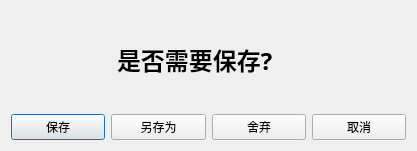
<?xml version="1.0" encoding="UTF-8"?>
<ui version="4.0">
 <class>SaveRemindDialog</class>
 <widget class="QDialog" name="SaveRemindDialog">
  <property name="geometry">
   <rect>
    <x>0</x>
    <y>0</y>
    <width>417</width>
    <height>151</height>
   </rect>
  </property>
  <property name="windowTitle">
   <string>Dialog</string>
  </property>
  <layout class="QVBoxLayout" name="verticalLayout">
   <item>
    <layout class="QHBoxLayout" name="horizontalLayout_2">
     <item>
      <spacer name="horizontalSpacer">
       <property name="orientation">
        <enum>Qt::Horizontal</enum>
       </property>
       <property name="sizeType">
        <enum>QSizePolicy::Preferred</enum>
       </property>
       <property name="sizeHint" stdset="0">
        <size>
         <width>40</width>
         <height>20</height>
        </size>
       </property>
      </spacer>
     </item>
     <item>
      <widget class="QLabel" name="imageLabel">
       <property name="minimumSize">
        <size>
         <width>60</width>
         <height>60</height>
        </size>
       </property>
       <property name="text">
        <string/>
       </property>
       <property name="alignment">
        <set>Qt::AlignCenter</set>
       </property>
      </widget>
     </item>
     <item>
      <widget class="QLabel" name="wordLabel">
       <property name="sizePolicy">
        <sizepolicy hsizetype="Expanding" vsizetype="Preferred">
         <horstretch>0</horstretch>
         <verstretch>0</verstretch>
        </sizepolicy>
       </property>
       <property name="font">
        <font>
         <family>Adobe Gurmukhi</family>
         <pointsize>18</pointsize>
         <weight>75</weight>
         <bold>true</bold>
        </font>
       </property>
       <property name="text">
        <string>是否需要保存?</string>
       </property>
       <property name="alignment">
        <set>Qt::AlignLeading|Qt::AlignLeft|Qt::AlignVCenter</set>
       </property>
      </widget>
     </item>
    </layout>
   </item>
   <item>
    <layout class="QHBoxLayout" name="horizontalLayout">
     <item>
      <widget class="QPushButton" name="saveButton">
       <property name="text">
        <string>保存</string>
       </property>
      </widget>
     </item>
     <item>
      <widget class="QPushButton" name="saveToButton">
       <property name="text">
        <string>另存为</string>
       </property>
      </widget>
     </item>
     <item>
      <widget class="QPushButton" name="discardButton">
       <property name="text">
        <string>舍弃</string>
       </property>
      </widget>
     </item>
     <item>
      <widget class="QPushButton" name="cancelButton">
       <property name="text">
        <string>取消</string>
       </property>
      </widget>
     </item>
    </layout>
   </item>
  </layout>
 </widget>
 <resources/>
 <connections/>
</ui>
